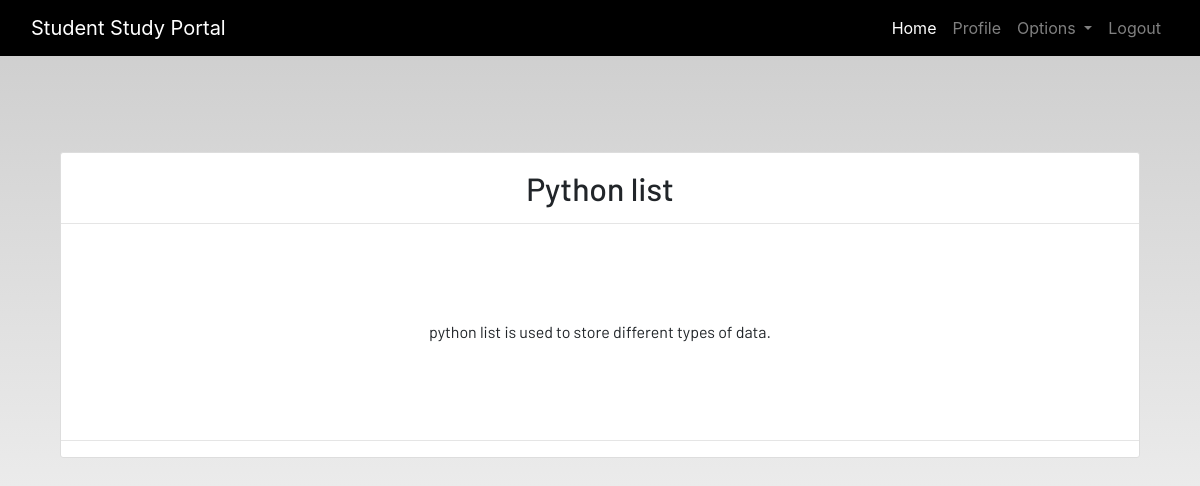
Screenshot of /notes_detail/8 (signed in) with the database file from the repository.
### dashboard/models.py (models this page shows, shortened)
class Notes(models.Model):
    user=models.ForeignKey(User,on_delete=models.CASCADE,default=1)
    title=models.CharField(max_length=100)
    description=models.TextField()

### dashboard/views.py (the view)
# urls.py: path('notes_detail/<int:id>', views.notes_detail, name='notes_detail'),
@login_required
def notes_detail(request,id):
    model_instance=Notes.objects.get(id=id)
    return render(request,'dashboard/notes_detail.html',{'modelInstance':model_instance})

### dashboard/templates/dashboard/notes_detail.html
{% extends 'dashboard/base.html' %}
{% load static %}
{% block content %}
<section class='text-center container'>
    <div class="container">
        <div class="content-section p-0 mt-5">
            <div class="m-3">
                <h2>{{modelInstance.title}}</h2>
            </div>
            <hr class="p-0 m-0">
            <p class="description m-5 p-5">
                {{modelInstance.description}}
            </p>
            <hr>
        </div>
    </div>
</section>
{% endblock content %}

### static/css/main.css (style rules this page uses)
html { scroll-behavior: smooth; height: 100%; width: 100%; }
html, body { max-width: 100%; overflow-x: hidden; height: 100%; width: 100%; }
body { background: linear-gradient(rgba(0, 0, 0, 0.2), rgba(255, 255, 255, 0.5)); overflow-x: hidden; background-repeat: no-repeat; }
.content-section { background: #ffffff; padding: 10px 20px; border: 1px solid #dddddd; border-radius: 3px; margin-bottom: 20px; }

### rows the page displays
Notes: title "Python list", description "python list is used to store different types of data."
